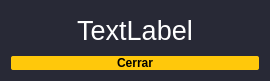
<?xml version="1.0" encoding="UTF-8"?>
<ui version="4.0">
 <class>Form</class>
 <widget class="QWidget" name="Form">
  <property name="geometry">
   <rect>
    <x>0</x>
    <y>0</y>
    <width>270</width>
    <height>81</height>
   </rect>
  </property>
  <property name="windowTitle">
   <string>Subventana</string>
  </property>
  <property name="windowIcon">
   <iconset resource="../resources.qrc">
    <normaloff>:/iconos/recursos/qt.png</normaloff>:/iconos/recursos/qt.png</iconset>
  </property>
  <property name="styleSheet">
   <string notr="true">/*-----QWidget-----*/
QWidget
{
	background-color: #282936;
	color: #ffffff;
	border-color: #000000;

}


/*-----QLabel-----*/
QLabel
{
	background-color: #282936;
	color: #ffffff;
	border-color: #000000;

}


/*-----QToolTip-----*/
QToolTip
{
	background-color: #282936;
	color: #fff;
	border: 1px solid #282936;
	font-weight: bold;

}


/*-----QToolButton-----*/
QPushButton
{
	background-color: #ffc80b;
	color: #000000;
	font-weight: bold;
	border: 0px solid;
	border-radius: 2px;

}


QPushButton::hover
{
	background-color: #ffe152;  

}


QPushButton::pressed
{
	background-color: #e5c010;

}


QPushButton::checked
{
	background-color: #e5c010;

}


/*-----QToolButton-----*/
QToolButton
{
	background-color: #ffc80b;
	color: #000000;
	font-weight: bold;
	border: 0px solid;
	border-radius: 2px;

}


QToolButton::hover
{
	background-color: #ffe152;  

}


QToolButton::pressed
{
	background-color: #e5c010;

}


QToolButton::checked
{
	background-color: #e5c010;

}


/*-----QLineEdit-----*/
QLineEdit
{
	background-color: white;
	color: #000000;
	padding: 3px;
	border: 0px solid;
	border-radius: 2px;
	selection-background-color: #0949ff;

}


QLineEdit::focus
{
	padding: 3px;
	border: 1px solid #0949ff;
	border-radius: 2px;

}


/*-----QTextEdit-----*/
QTextEdit
{
	background-color: white;
	color: #000;
	border-color: #000000;
	border: 0px solid;
	border-radius: 2px;

}


/*-----QListView-----*/
QListView
{
	background-color: #3a3a4e;
	color: #fff;
	border: 0px solid;
	border-radius: 2px;
	font-weight: bold;

}


QListView::item 
{
    padding: 5px;

}


QListView::item:selected 
{
    border: 1px solid #ffc80b;
    border: none;
    color: #000;
}


QListView::item:selected:!active 
{
    background-color: #ffc80b;
    border: none;
    color: #000;

}


QListView::item:selected:active 
{
    background-color: #ffc80b;
    border: none;
    color: #000;

}


QListView::item:hover 
{
    background-color: #282936;
    border: none;

}


/*-----QScrollBar-----*/
QScrollBar:vertical 
{
   border: none;
   width: 10px;

}


QScrollBar:horizontal 
{
   border: none;
   height: 10px;

}


QScrollBar::handle:vertical,
QScrollBar::handle:horizontal
{
   border: none;
   border-radius : 0px;
   background-color: #ffc80b;
   min-height: 80px;
   width : 12px;

}


QScrollBar::handle:vertical:hover,
QScrollBar::handle:horizontal:hover
{
   background-color: #e5c010; 

}


QScrollBar::add-line:vertical,
QScrollBar::add-line:horizontal
{
   border: none;
   background: transparent;
   height: 0px;
   subcontrol-position: bottom;
   subcontrol-origin: margin;

}


QScrollBar::add-line:vertical:hover,
QScrollBar::add-line:horizontal:hover
{
   background-color: transparent;

}


QScrollBar::add-line:vertical:pressed, 
QScrollBar::add-line:horizontal:pressed
{
   background-color: #3f3f3f;

}


QScrollBar::sub-line:vertical,
QScrollBar::sub-line:horizontal
{
   border: none;
   background: transparent;
   height: 0px;

}


QScrollBar::sub-line:vertical:hover,
QScrollBar::sub-line:horizontal:hover
{
   background-color: transparent;

}


QScrollBar::sub-line:vertical:pressed,
QScrollBar::sub-line:horizontal:pressed
{
   background-color: #3f3f3f;

}


QScrollBar::up-arrow:vertical,
QScrollBar::up-arrow:horizontal
{
   width: 0px;
   height: 0px;
   background: transparent;

}


QScrollBar::down-arrow:vertical, 
QScrollBar::down-arrow:horizontal
{
   width: 0px;
   height: 0px;
   background: transparent;

}


QScrollBar::add-page:vertical, QScrollBar::sub-page:vertical,
QScrollBar::add-page:horizontal, QScrollBar::sub-page:horizontal
{
   background-color: white;
	
}
</string>
  </property>
  <layout class="QVBoxLayout" name="verticalLayout">
   <item>
    <widget class="QLabel" name="label">
     <property name="font">
      <font>
       <pointsize>20</pointsize>
      </font>
     </property>
     <property name="text">
      <string>TextLabel</string>
     </property>
     <property name="alignment">
      <set>Qt::AlignCenter</set>
     </property>
    </widget>
   </item>
   <item>
    <widget class="QPushButton" name="pushButton">
     <property name="text">
      <string>Cerrar</string>
     </property>
     <property name="icon">
      <iconset resource="../resources.qrc">
       <normaloff>:/iconos/recursos/exit.png</normaloff>:/iconos/recursos/exit.png</iconset>
     </property>
    </widget>
   </item>
  </layout>
 </widget>
 <resources>
  <include location="../resources.qrc"/>
 </resources>
 <connections/>
</ui>
